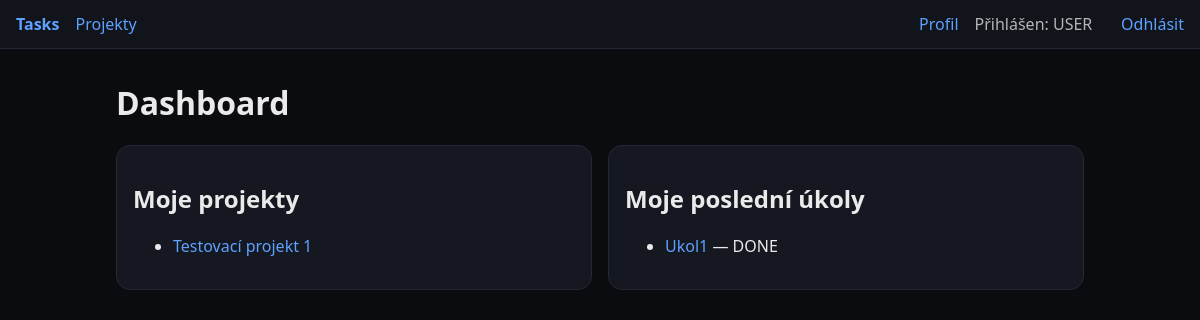
Page / (signed in) on the earlier database version.
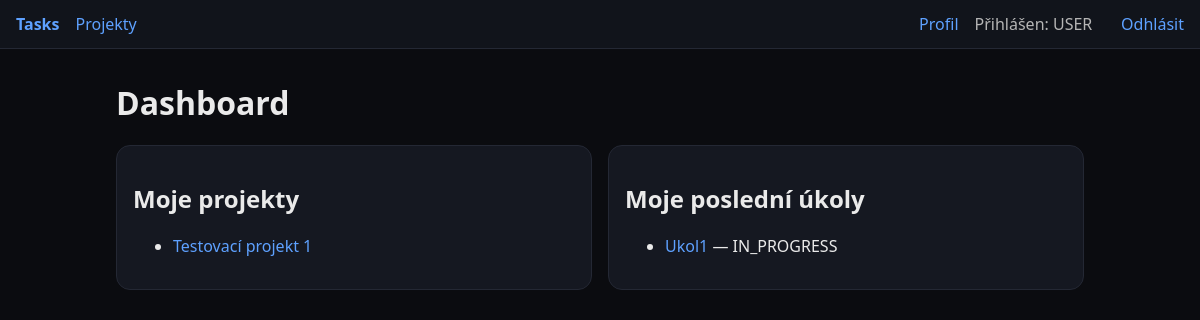
Same page on the later database version.
### app/models.py (models this page shows)
class Task(Base):
    __tablename__ = "tasks"
    id: Mapped[int] = mapped_column(Integer, primary_key=True)
    project_id: Mapped[int] = mapped_column(ForeignKey("projects.id"))
    assignee_id: Mapped[Optional[int]] = mapped_column(ForeignKey("users.id"), nullable=True)
    title: Mapped[str] = mapped_column(String)
    description: Mapped[str] = mapped_column(Text, default="")
    priority: Mapped[str] = mapped_column(String, default="MEDIUM")
    status: Mapped[str] = mapped_column(String, default="TODO")
    deadline: Mapped[Optional[date]] = mapped_column(Date, nullable=True)
    created_at: Mapped[datetime] = mapped_column(DateTime, default=func.now())
    updated_at: Mapped[datetime] = mapped_column(DateTime, default=func.now(), onupdate=func.now())
    project = relationship("Project", back_populates="tasks")
    assignee = relationship("User", back_populates="tasks")
    comments = relationship("Comment", back_populates="task", cascade="all, delete-orphan")

### app/main.py (the view)
@app.get("/", response_class=HTMLResponse)
def index(request: Request, db: Session = Depends(get_db)):
    if not request.session.get("user_id"):
        return RedirectResponse(url="/auth/login", status_code=303)
    my_id = request.session["user_id"]
    projects = db.query(Project).join(ProjectMember).filter(ProjectMember.user_id == my_id).all()
    tasks = db.query(Task).filter((Task.assignee_id == my_id)).order_by(Task.updated_at.desc()).limit(10).all()
    return templates.TemplateResponse("index.html", {"request": request, "projects": projects, "tasks": tasks})

### templates/index.html (shortened to what this page needs)
{% extends 'base.html' %}
{% block content %}
<h1>Dashboard</h1>
<section class="grid">
  <div class="card">
    <h2>Moje projekty</h2>
    <ul>
      {% for p in projects %}
        <li><a href="/projects/{{p.id}}">{{ p.name }}</a></li>
      {% else %}
        <li>Žádné projekty</li>
      {% endfor %}
    </ul>
  </div>
  <div class="card">
    <h2>Moje poslední úkoly</h2>
    <ul>
      {% for t in tasks %}
        <li><a href="/tasks/{{t.id}}">{{ t.title }}</a> — {{ t.status }}</li>
      {% else %}
        <li>Žádné úkoly</li>
      {% endfor %}
    </ul>
  </div>
</section>
{% endblock %}

Differences in the rows shown:
changed Task "Ukol1": status "DONE" → "IN_PROGRESS"
